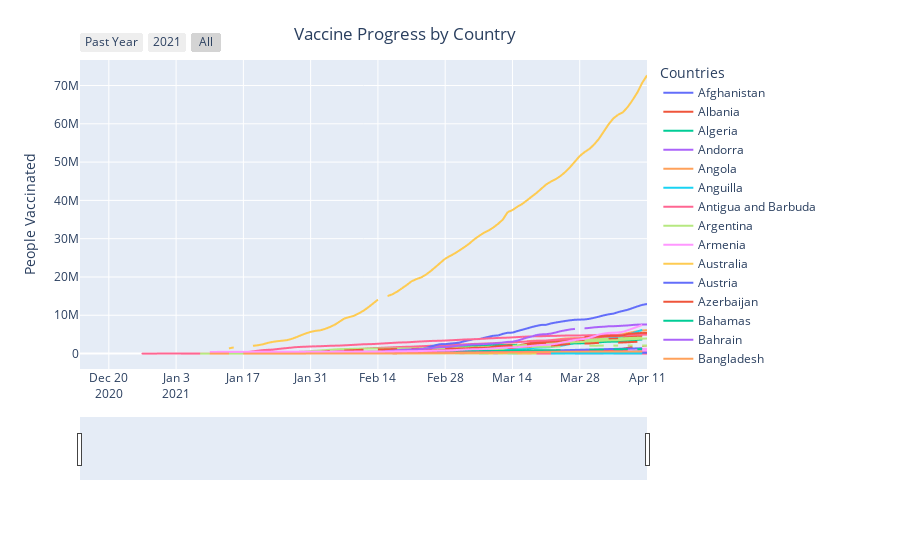

Here is the notebook cell this chart was saved with:
### Code cell
# Combined plot of people fully vaccinated against time, colour-coded for each country with x-axis range slider

import pandas as pd #Dataframes
import datetime # Incase datetime needs configuring
import plotly.graph_objects as go # Graphing
from plotly.subplots import make_subplots # Graphing
import plotly.express as px # Graphing

#Read unzipped csv data from github to avoid any local filepaths and repeated file downloads
df = pd.read_csv('https://raw.githubusercontent.com/AlexHumfrey/Python_Coursework/main/country_vaccinations.csv')

# Plot comined time series plot of people fully vaccinated against time, colour-coded for each country
fig = px.line(df, x=df['date'], y=df['people_fully_vaccinated'], color='country')
fig.update_layout(title = {'text': "Vaccine Progress by Country",'y':0.95,'x':0.45,'xanchor': 'center','yanchor': 'top'}
                  , yaxis = dict(title = 'People Vaccinated')
                  , xaxis = dict(title = ''), legend = dict(title = 'Countries'))

#x-axis sliders
fig.update_xaxes(
    rangeslider_visible=True,
    rangeselector=dict(
        buttons=list([
            dict(count=1, label="Past Year", step="year", stepmode="backward"),
            dict(count=1, label="2021", step="year", stepmode="todate"),
            dict(label="All", step="all")])))

fig.show()
